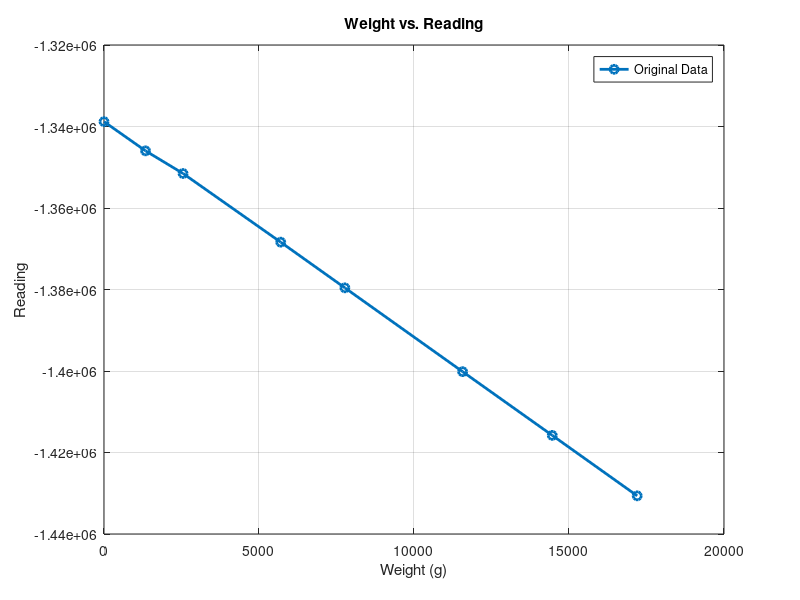
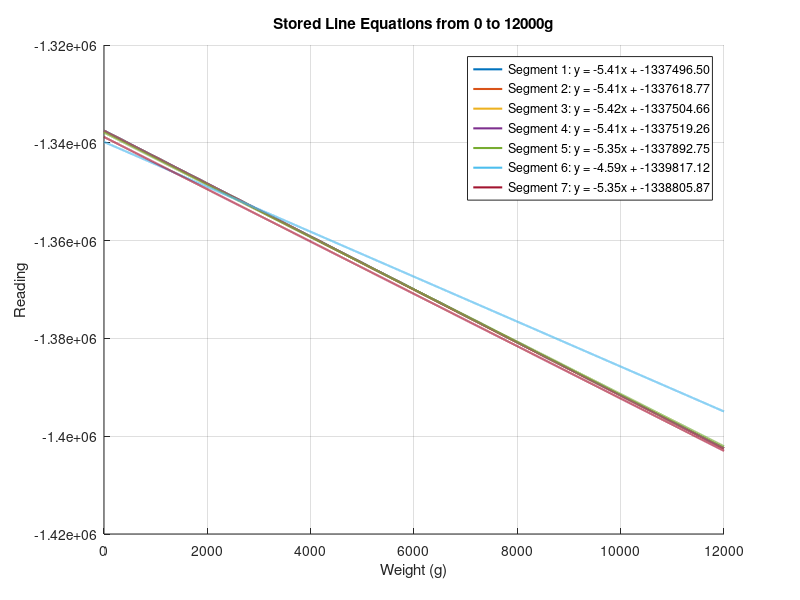
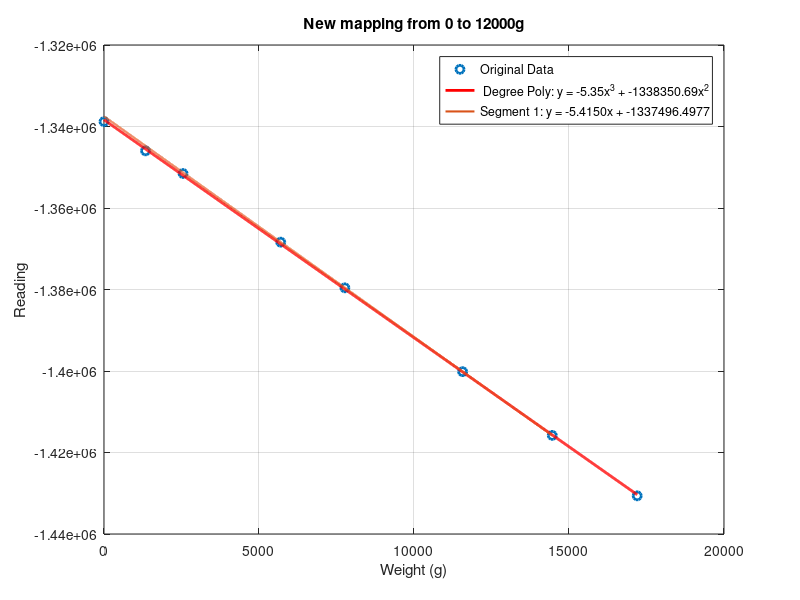

Recreate these plots in MATLAB, in order.
% close all

%% first plot
% Define the data points
% weights = [0, 1745, 4265, 6000, 8155, 9318, 10375, 11752];
% readings = [-1335000, -1346021.00, -1367780.62, -1379707.87, -1382843.25, -1391240.62, -1396204.25, -1406132.75];

%Crutch BT-796 - Left
weights = [17250, 13940, 9750, 7526, 3780, 2230, 1130, 0];
readings = [-2084786.00, -2064025.62, -2039924.75, -2027374.37, -2005357.37, -1996114.25, -1987900.62, -1981253.25];

% % %Crutch BT-036 - Right
weights = [17200, 14460, 11568, 7770, 5700, 2550, 1340, 0];
readings = [-1430633.87, -1415796.87, -1400161.25, -1379589.87, -1368381.87, -1351532.62, -1345973.50, -1338805.87];

% Plot the original data
figure(1);
plot(weights, readings, 'o-', 'LineWidth', 2, 'DisplayName', 'Original Data');
xlabel('Weight (g)');
ylabel('Reading');
title('Weight vs. Reading');
grid on;
hold on;

% Initialize arrays to store slopes and intercepts
slopes = [];
intercepts = [];

% Perform linear interpolation and calculate line equations for each segment
for i = 1:length(weights)-1
    % Calculate slope and intercept for the line segment
    slope = (readings(i+1) - readings(i)) / (weights(i+1) - weights(i))
    intercept = readings(i) - slope * weights(i)
    
    % Store the slope and intercept
    slopes = [slopes, slope];
    intercepts = [intercepts, intercept];
    
    % Create a vector of weights with increments of 1.0g between each pair of points
    w = weights(i):1:weights(i+1);
    
    % Linear interpolation for readings
    r = slope * w + intercept;
    
    % Plot each segment separately
    plot(w, r, 'r-', 'LineWidth', 1, 'DisplayName', sprintf('y = %.2fx + %.2f', slope, intercept));
end

%% Linear interpolation using the first and last points
slope_full = (readings(end) - readings(1)) / (weights(end) - weights(1));
intercept_full = readings(1) - slope_full * weights(1);
w_full = weights(1):1:weights(end);
r_full = slope_full * w_full + intercept_full;

% Plot the full interpolation line
plot(w_full, r_full, 'b--', 'LineWidth', 2, 'DisplayName', sprintf('Full: y = %.2fx + %.2f', slope_full, intercept_full));

%% Linear interpolation using the second and last points
slope_partial = (readings(end) - readings(2)) / (weights(end) - weights(2));
intercept_partial = readings(2) - slope_partial * weights(2);
w_partial = weights(2):1:weights(end);
r_partial = slope_partial * w_partial + intercept_partial;

% Plot the partial interpolation line
plot(w_partial, r_partial, 'g--', 'LineWidth', 2, 'DisplayName', sprintf('Partial: y = %.2fx + %.2f', slope_partial, intercept_partial));

% Extend regression to a full range
w_partial = weights(1):1:weights(end);
r_partial = slope_partial * w_partial + intercept_partial;
plot(w_partial, r_partial, 'r--', 'LineWidth', 1, 'DisplayName', sprintf('Partial: y = %.2fx + %.2f', slope_partial, intercept_partial));

% Update legend with line equations
legend('Location', 'best');

hold off;

%% Create a new plot for the stored line equations
figure(2);
hold on;
title('Stored Line Equations from 0 to 12000g');
xlabel('Weight (g)');
ylabel('Reading');
grid on;

% Plot each stored line equation from 0 to 12000g
for i = 1:length(slopes)
    w_range = 0:1:12000;
    r_range = slopes(i) * w_range + intercepts(i);
    plot(w_range, r_range, 'LineWidth', 1.5, 'DisplayName', sprintf('Segment %d: y = %.2fx + %.2f', i, slopes(i), intercepts(i)));
end

% Update legend for the new plot
legend('Location', 'best');

hold off;
%% thrid plot
% Define the data points
% weights = [0, 1745, 4265, 5568, 8155, 9318, 10375, 11752];
% readings = [-1257623.62, -1346021.00, -1367780.62, -1379707.87, -1382843.25, -1391240.62, -1396204.25, -1406132.75];

% Plot the original data
figure(3);
plot(weights, readings, 'o', 'LineWidth', 2, 'DisplayName', 'Original Data');
xlabel('Weight (g)');
ylabel('Reading');
title('Weight vs. Reading with Polynomial Approximation');
grid on;
hold on;

% Fit a third-degree polynomial to the data
p = polyfit(weights, readings, 1);

% Generate a range of weights for plotting the polynomial curve
w_fit = linspace(min(weights), max(weights), 1000);
r_fit = polyval(p, w_fit);

% Plot the polynomial approximation
plot(w_fit, r_fit, 'r-', 'LineWidth', 2, 'DisplayName', sprintf(' Degree Poly: y = %.2fx^3 + %.2fx^2', p(1), p(2)));

% Update legend
legend('Location', 'best');

hold off;

%% new mapping plot 
figure(3)
hold on;
title('New mapping from 0 to 12000g');
xlabel('Weight (g)');
ylabel('Reading');
grid on;

w_range = 0:1:weights(2);
r_range = slopes(1) * w_range + intercepts(1);
plot(w_range, r_range, 'LineWidth', 1.5, 'DisplayName', sprintf('Segment %d: y = %.4fx + %.4f', 1, slopes(1), intercepts(1)));

w_range = weights(2):1:weights(end);
r_range = slope_partial* w_range + intercept_partial;
plot(w_range, r_range, 'LineWidth', 1.5, 'DisplayName', sprintf('Segment %d: y = %4fx + %.4f', 2, slope_partial, intercept_partial));

% Update legend
legend('Location', 'best');

hold off;